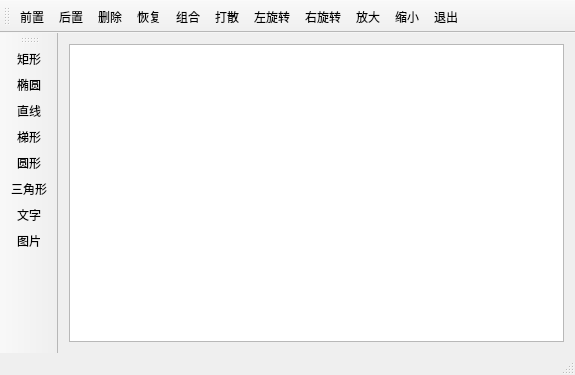
<?xml version="1.0" encoding="UTF-8"?>
<ui version="4.0">
 <class>MainWindow</class>
 <widget class="QMainWindow" name="MainWindow">
  <property name="geometry">
   <rect>
    <x>0</x>
    <y>0</y>
    <width>575</width>
    <height>375</height>
   </rect>
  </property>
  <property name="windowTitle">
   <string>MainWindow</string>
  </property>
  <widget class="QWidget" name="centralWidget">
   <layout class="QVBoxLayout" name="verticalLayout">
    <item>
     <widget class="QWGraphicsView" name="graphicsView"/>
    </item>
   </layout>
  </widget>
  <widget class="QMenuBar" name="menuBar">
   <property name="geometry">
    <rect>
     <x>0</x>
     <y>0</y>
     <width>575</width>
     <height>28</height>
    </rect>
   </property>
  </widget>
  <widget class="QToolBar" name="mainToolBar">
   <property name="toolButtonStyle">
    <enum>Qt::ToolButtonTextUnderIcon</enum>
   </property>
   <attribute name="toolBarArea">
    <enum>TopToolBarArea</enum>
   </attribute>
   <attribute name="toolBarBreak">
    <bool>false</bool>
   </attribute>
   <addaction name="actEdit_Front"/>
   <addaction name="actEdit_Back"/>
   <addaction name="actEdit_Delete"/>
   <addaction name="actRestore"/>
   <addaction name="actGroup"/>
   <addaction name="actGroupBreak"/>
   <addaction name="actRotateLeft"/>
   <addaction name="actRotateRight"/>
   <addaction name="actZoomIn"/>
   <addaction name="actZoomOut"/>
   <addaction name="actQuit"/>
  </widget>
  <widget class="QStatusBar" name="statusBar"/>
  <widget class="QToolBar" name="toolBar">
   <property name="windowTitle">
    <string>toolBar</string>
   </property>
   <property name="toolButtonStyle">
    <enum>Qt::ToolButtonIconOnly</enum>
   </property>
   <attribute name="toolBarArea">
    <enum>LeftToolBarArea</enum>
   </attribute>
   <attribute name="toolBarBreak">
    <bool>false</bool>
   </attribute>
   <addaction name="actItem_Rect"/>
   <addaction name="actItem_Ellipse"/>
   <addaction name="actItem_Line"/>
   <addaction name="actItem_Polygon"/>
   <addaction name="actItem_Circle"/>
   <addaction name="actItem_Triangle"/>
   <addaction name="actItem_Text"/>
   <addaction name="actItem_Pixmap"/>
  </widget>
  <action name="actItem_Rect">
   <property name="icon">
    <iconset resource="icon.qrc">
     <normaloff>:/icon/imag/RECTANGL.BMP</normaloff>:/icon/imag/RECTANGL.BMP</iconset>
   </property>
   <property name="text">
    <string>矩形</string>
   </property>
  </action>
  <action name="actItem_Ellipse">
   <property name="icon">
    <iconset resource="icon.qrc">
     <normaloff>:/icon/imag/ELLIPSE.BMP</normaloff>:/icon/imag/ELLIPSE.BMP</iconset>
   </property>
   <property name="text">
    <string>椭圆</string>
   </property>
  </action>
  <action name="actItem_Line">
   <property name="icon">
    <iconset resource="icon.qrc">
     <normaloff>:/icon/imag/LINE.BMP</normaloff>:/icon/imag/LINE.BMP</iconset>
   </property>
   <property name="text">
    <string>直线</string>
   </property>
  </action>
  <action name="actEdit_Delete">
   <property name="icon">
    <iconset resource="icon.qrc">
     <normaloff>:/icon/imag/DELETE.BMP</normaloff>:/icon/imag/DELETE.BMP</iconset>
   </property>
   <property name="text">
    <string>删除</string>
   </property>
  </action>
  <action name="actQuit">
   <property name="icon">
    <iconset resource="icon.qrc">
     <normaloff>:/icon/imag/108.bmp</normaloff>:/icon/imag/108.bmp</iconset>
   </property>
   <property name="text">
    <string>退出</string>
   </property>
  </action>
  <action name="actItem_Pixmap">
   <property name="icon">
    <iconset resource="icon.qrc">
     <normaloff>:/icon/imag/824.bmp</normaloff>:/icon/imag/824.bmp</iconset>
   </property>
   <property name="text">
    <string>图片</string>
   </property>
  </action>
  <action name="actItem_Text">
   <property name="icon">
    <iconset resource="icon.qrc">
     <normaloff>:/icon/imag/800.bmp</normaloff>:/icon/imag/800.bmp</iconset>
   </property>
   <property name="text">
    <string>文字</string>
   </property>
  </action>
  <action name="actEdit_Front">
   <property name="icon">
    <iconset resource="icon.qrc">
     <normaloff>:/icon/imag/522.bmp</normaloff>:/icon/imag/522.bmp</iconset>
   </property>
   <property name="text">
    <string>前置</string>
   </property>
  </action>
  <action name="actEdit_Back">
   <property name="icon">
    <iconset resource="icon.qrc">
     <normaloff>:/icon/imag/524.bmp</normaloff>:/icon/imag/524.bmp</iconset>
   </property>
   <property name="text">
    <string>后置</string>
   </property>
  </action>
  <action name="actItem_Polygon">
   <property name="icon">
    <iconset resource="icon.qrc">
     <normaloff>:/icon/imag/FREEFORM.BMP</normaloff>:/icon/imag/FREEFORM.BMP</iconset>
   </property>
   <property name="text">
    <string>梯形</string>
   </property>
  </action>
  <action name="actZoomIn">
   <property name="icon">
    <iconset resource="icon.qrc">
     <normaloff>:/icon/imag/zoomin.png</normaloff>:/icon/imag/zoomin.png</iconset>
   </property>
   <property name="text">
    <string>放大</string>
   </property>
  </action>
  <action name="actZoomOut">
   <property name="icon">
    <iconset resource="icon.qrc">
     <normaloff>:/icon/imag/zoomout.png</normaloff>:/icon/imag/zoomout.png</iconset>
   </property>
   <property name="text">
    <string>缩小</string>
   </property>
  </action>
  <action name="actRotateLeft">
   <property name="icon">
    <iconset resource="icon.qrc">
     <normaloff>:/icon/imag/rotateleft.png</normaloff>:/icon/imag/rotateleft.png</iconset>
   </property>
   <property name="text">
    <string>左旋转</string>
   </property>
  </action>
  <action name="actRotateRight">
   <property name="icon">
    <iconset resource="icon.qrc">
     <normaloff>:/icon/imag/rotateright.png</normaloff>:/icon/imag/rotateright.png</iconset>
   </property>
   <property name="text">
    <string>右旋转</string>
   </property>
  </action>
  <action name="actRestore">
   <property name="icon">
    <iconset resource="icon.qrc">
     <normaloff>:/icon/imag/132.bmp</normaloff>:/icon/imag/132.bmp</iconset>
   </property>
   <property name="text">
    <string>恢复</string>
   </property>
  </action>
  <action name="actGroup">
   <property name="icon">
    <iconset resource="icon.qrc">
     <normaloff>:/icon/imag/528.bmp</normaloff>:/icon/imag/528.bmp</iconset>
   </property>
   <property name="text">
    <string>组合</string>
   </property>
  </action>
  <action name="actGroupBreak">
   <property name="icon">
    <iconset resource="icon.qrc">
     <normaloff>:/icon/imag/526.bmp</normaloff>:/icon/imag/526.bmp</iconset>
   </property>
   <property name="text">
    <string>打散</string>
   </property>
  </action>
  <action name="actItem_Circle">
   <property name="icon">
    <iconset resource="icon.qrc">
     <normaloff>:/icon/imag/ARC.BMP</normaloff>:/icon/imag/ARC.BMP</iconset>
   </property>
   <property name="text">
    <string>圆形</string>
   </property>
  </action>
  <action name="actItem_Triangle">
   <property name="icon">
    <iconset resource="icon.qrc">
     <normaloff>:/icon/imag/Icon1242.ico</normaloff>:/icon/imag/Icon1242.ico</iconset>
   </property>
   <property name="text">
    <string>三角形</string>
   </property>
  </action>
 </widget>
 <layoutdefault spacing="6" margin="11"/>
 <customwidgets>
  <customwidget>
   <class>QWGraphicsView</class>
   <extends>QGraphicsView</extends>
   <header location="global">qwgraphicsview.h</header>
  </customwidget>
 </customwidgets>
 <resources>
  <include location="icon.qrc"/>
 </resources>
 <connections/>
</ui>
